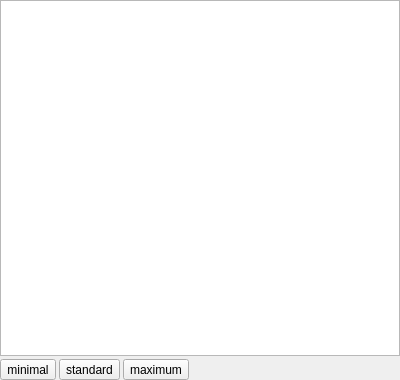
<?xml version="1.0" encoding="UTF-8"?>
<ui version="4.0">
 <class>xVSettingsWdgt</class>
 <widget class="QWidget" name="xVSettingsWdgt">
  <property name="geometry">
   <rect>
    <x>0</x>
    <y>0</y>
    <width>400</width>
    <height>380</height>
   </rect>
  </property>
  <property name="windowTitle">
   <string>Form</string>
  </property>
  <layout class="QVBoxLayout" name="verticalLayout_2">
   <property name="spacing">
    <number>3</number>
   </property>
   <property name="leftMargin">
    <number>0</number>
   </property>
   <property name="topMargin">
    <number>0</number>
   </property>
   <property name="rightMargin">
    <number>0</number>
   </property>
   <property name="bottomMargin">
    <number>0</number>
   </property>
   <item>
    <layout class="QVBoxLayout" name="verticalLayout">
     <item>
      <widget class="xVPropTable" name="pSettingsTable">
       <attribute name="horizontalHeaderVisible">
        <bool>false</bool>
       </attribute>
       <attribute name="horizontalHeaderStretchLastSection">
        <bool>true</bool>
       </attribute>
       <attribute name="verticalHeaderVisible">
        <bool>false</bool>
       </attribute>
       <attribute name="verticalHeaderDefaultSectionSize">
        <number>25</number>
       </attribute>
      </widget>
     </item>
     <item>
      <layout class="QHBoxLayout" name="horizontalLayout">
       <item>
        <widget class="QToolButton" name="toolButton">
         <property name="text">
          <string>minimal</string>
         </property>
        </widget>
       </item>
       <item>
        <widget class="QToolButton" name="toolButton_2">
         <property name="text">
          <string>standard</string>
         </property>
        </widget>
       </item>
       <item>
        <widget class="QToolButton" name="toolButton_3">
         <property name="text">
          <string>maximum</string>
         </property>
        </widget>
       </item>
       <item>
        <spacer name="horizontalSpacer">
         <property name="orientation">
          <enum>Qt::Horizontal</enum>
         </property>
         <property name="sizeHint" stdset="0">
          <size>
           <width>40</width>
           <height>20</height>
          </size>
         </property>
        </spacer>
       </item>
      </layout>
     </item>
    </layout>
   </item>
  </layout>
 </widget>
 <customwidgets>
  <customwidget>
   <class>xVPropTable</class>
   <extends>QTableWidget</extends>
   <header location="global">xvproptable.h</header>
  </customwidget>
 </customwidgets>
 <resources/>
 <connections/>
</ui>
